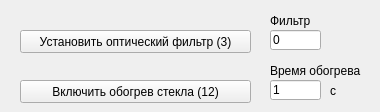
       <widget class="QWidget" name="tab_8">
        <attribute name="title">
         <string>Состояние &quot;Включен&quot; (стр. 3)</string>
        </attribute>
        <widget class="QPushButton" name="sendMessageButton_12">
         <property name="geometry">
          <rect>
           <x>20</x>
           <y>80</y>
           <width>231</width>
           <height>23</height>
          </rect>
         </property>
         <property name="text">
          <string>Включить обогрев стекла (12)</string>
         </property>
        </widget>
        <widget class="QLabel" name="label_33">
         <property name="geometry">
          <rect>
           <x>270</x>
           <y>10</y>
           <width>101</width>
           <height>21</height>
          </rect>
         </property>
         <property name="text">
          <string>Фильтр</string>
         </property>
        </widget>
        <widget class="QPushButton" name="sendMessageButton_3">
         <property name="geometry">
          <rect>
           <x>20</x>
           <y>30</y>
           <width>231</width>
           <height>23</height>
          </rect>
         </property>
         <property name="text">
          <string>Установить оптический фильтр (3)</string>
         </property>
        </widget>
        <widget class="QLineEdit" name="lineEdit12">
         <property name="geometry">
          <rect>
           <x>270</x>
           <y>80</y>
           <width>51</width>
           <height>20</height>
          </rect>
         </property>
         <property name="text">
          <string>1</string>
         </property>
        </widget>
        <widget class="QLabel" name="label_87">
         <property name="geometry">
          <rect>
           <x>330</x>
           <y>80</y>
           <width>21</width>
           <height>21</height>
          </rect>
         </property>
         <property name="text">
          <string>с</string>
         </property>
        </widget>
        <widget class="QLabel" name="label_32">
         <property name="geometry">
          <rect>
           <x>270</x>
           <y>60</y>
           <width>101</width>
           <height>21</height>
          </rect>
         </property>
         <property name="text">
          <string>Время обогрева</string>
         </property>
        </widget>
        <widget class="QLineEdit" name="lineEdit3">
         <property name="geometry">
          <rect>
           <x>270</x>
           <y>30</y>
           <width>51</width>
           <height>20</height>
          </rect>
         </property>
         <property name="text">
          <string>0</string>
         </property>
        </widget>
       </widget>
